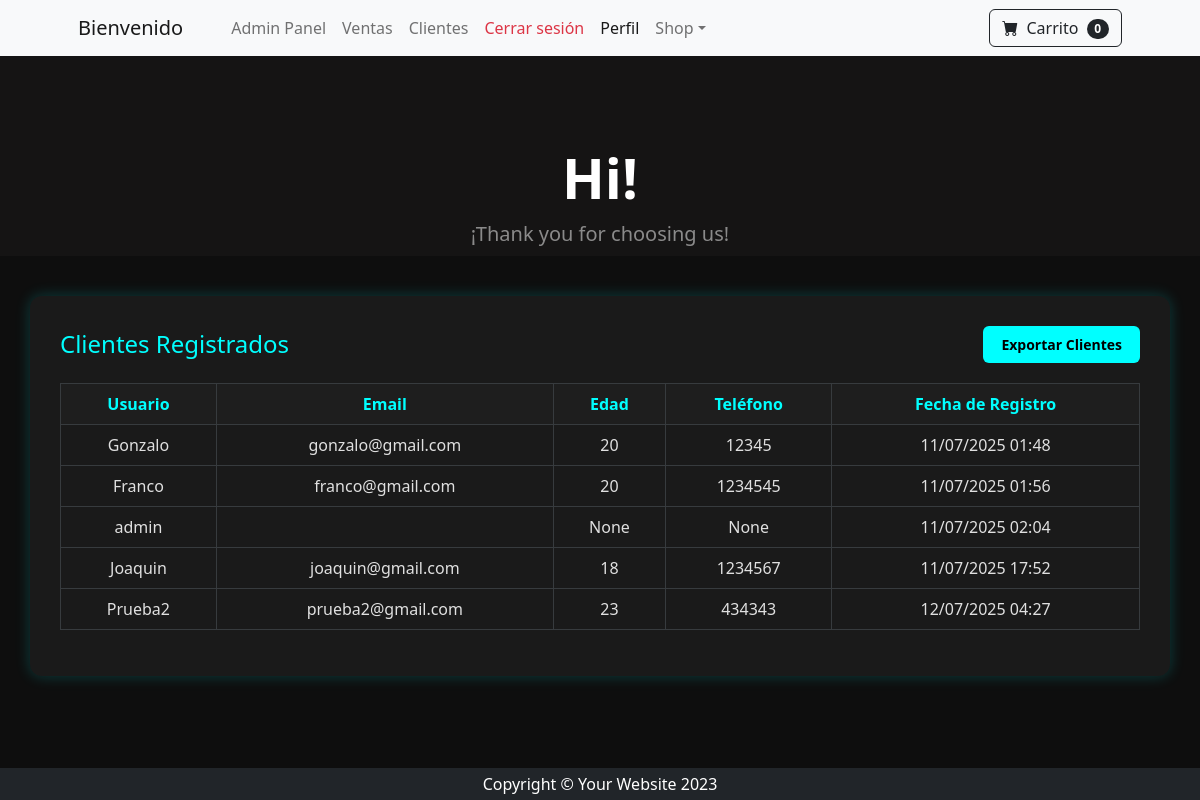
/staf/clientes/ (signed in), run on an earlier commit of the app's database.
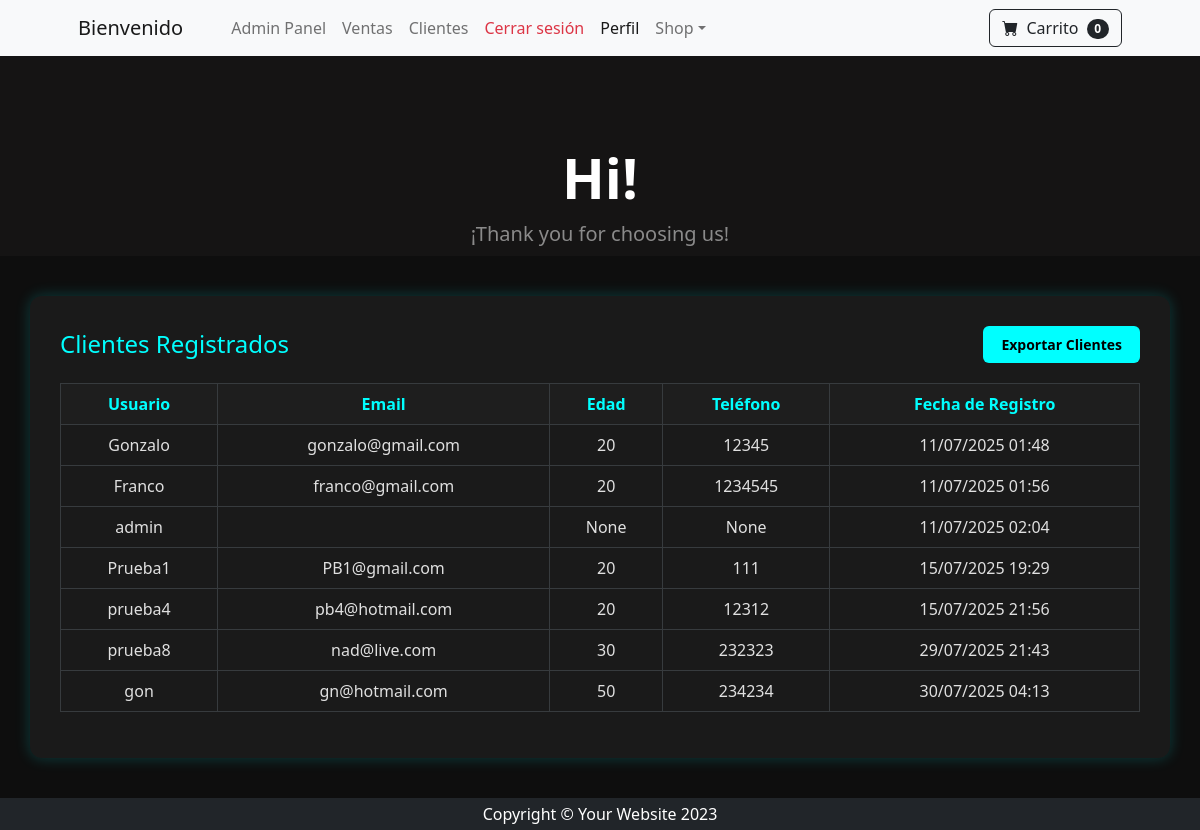
And on a later commit of the database.
### core/models.py (models this page shows)
class Cliente(AbstractUser):
    edad = models.PositiveIntegerField(null=True, blank=True)
    telefono = models.CharField(max_length=15, null=True, blank=True)
    fecha_registro = models.DateTimeField(auto_now_add=True)
    foto = models.ImageField(upload_to='usuarios/fotos/', null=True, blank=True)

### core/views.py (the view)
# urls.py: path('staf/clientes/', views.clientes_report, name='clientes_report'),
@staff_member_required
def clientes_report(request):
    clientes = Cliente.objects.all()
    return render(request, 'core/admin_clientes.html', {'clientes': clientes})

### core/templates/core/admin_clientes.html (shortened to what this page needs)
{% extends 'core/base.html' %}
{% block content %}
<div class="clientes-container">
  <div class="header-clientes">
    <h2>Clientes Registrados</h2>
    <a href="{% url 'exportar_clientes' %}" class="btn-exportar">Exportar Clientes</a>
  </div>
  <table class="table table-bordered table-dark table-hover">
    <thead>
      <tr>
        <th>Usuario</th>
        <th>Email</th>
        <th>Edad</th>
        <th>Teléfono</th>
        <th>Fecha de Registro</th>
      </tr>
    </thead>
    <tbody>
      {% for cliente in clientes %}
      <tr>
        <td>{{ cliente.username }}</td>
        <td>{{ cliente.email }}</td>
        <td>{{ cliente.edad }}</td>
        <td>{{ cliente.telefono }}</td>
        <td>{{ cliente.fecha_registro|date:"d/m/Y H:i" }}</td>
      </tr>
      {% endfor %}
    </tbody>
  </table>
</div>
{% endblock %}

### core/templates/core/base.html (shortened to what this page needs)
{% load static %}
<!DOCTYPE html>
<html lang="en">
    <head>
        <link href="https://cdn.jsdelivr.net/npm/bootstrap-icons@1.5.0/font/bootstrap-icons.css" rel="stylesheet" />
        <link href="{% static 'core/base/css/styles.css' %}" rel="stylesheet" />
    </head>
    <body  class="d-flex flex-column min-vh-100" >
        <nav class="navbar navbar-expand-lg navbar-light bg-light">
            <div class="container px-4 px-lg-5">
                <a class="navbar-brand" href="{% url 'inicio' %}">Bienvenido</a>
                <div class="collapse navbar-collapse" id="navbarSupportedContent">
                    <ul class="navbar-nav me-auto mb-2 mb-lg-0 ms-lg-4">
                      {% if user.is_staff %}
                       <li class="nav-item"><a class="nav-link" href="{% url 'admin:index' %}">Admin Panel</a></li>
                       <li class="nav-item"><a class="nav-link" href="{% url 'ventas_report' %}">Ventas</a></li>
                       <li class="nav-item"><a class="nav-link" href="{% url 'clientes_report' %}">Clientes</a></li>
                      {% endif %}
                        {%if user.is_authenticated %}
                        <li class="nav-item"><a class="nav-link text-danger" href="{% url 'logout' %}">Cerrar sesión</a></li>
                        <li class="nav-item"><a class="nav-link active" aria-current="page" href="{%url 'perfil'%}">Perfil</a></li>
                        {% endif %}
                        <li class="nav-item dropdown">
                            <a class="nav-link dropdown-toggle" id="navbarDropdown" href="{% url 'productos' %}" role="button" data-bs-toggle="dropdown" aria-expanded="false">Shop</a>
                        </li>
                     </ul>
                    <a href="{% url 'carrito' %}" class="btn btn-outline-dark">
  <i class="bi-cart-fill me-1"></i>
  Carrito
  <span class="badge bg-dark text-white ms-1 rounded-pill">
    0
  </span>
</a>
                </div>
            </div>
        </nav>
      <header class="masthead">
    <div class="container px-4 px-lg-5 my-5">
        <div class="text-center text-white align-content-normal " >
            <h1 class="display-4 fw-bolder">Hi!</h1>
            <p class="lead fw-normal text-white-50 mb-0">¡Thank you for choosing us!</p>
        </div>
    </div>
</header>
{% block content %}{% endblock %}
        <footer class="py-1 bg-dark mt-auto">
            <div class="container"><p class="m-0 text-center text-white">Copyright &copy; Your Website 2023</p></div>
        </footer>
    </body>
</html>

### core/templates/core/base.html (style rules this page uses)
.masthead { height: 200px; padding-top: 40px; padding-bottom: 40px; background-color: #151414; align-content: normal ; }

### core/templates/core/admin_clientes.html (style rules this page uses)
body { background-color: #0e0e0e; color: #e0e0e0; }
.clientes-container { width: 95vw; max-width: 1400px; margin: 40px auto; background-color: #1a1a1a; padding: 30px; border-radius: 12px; box-shadow: 0 0 15px rgba(0, 255, 255, 0.2); overflow-x: auto; }
.header-clientes { display: flex; justify-content: space-between; align-items: center; flex-wrap: wrap; margin-bottom: 20px; }
.header-clientes h2 { color: #00ffff; margin: 0; font-size: 24px; }
.btn-exportar { background-color: #00ffff; color: #000; font-weight: bold; border: none; padding: 8px 18px; font-size: 14px; border-radius: 6px; transition: 0.3s; text-decoration: none; }
table { width: 100%; min-width: 1000px; }
.table { background-color: #121212; color: #e0e0e0; }
.table th { background-color: #1e1e1e; color: #00ffff; text-align: center; }
.table td { background-color: #1a1a1a; text-align: center; vertical-align: middle; }

What changed in the data, as far as the page shows it:
removed Cliente: username "Joaquin", email "joaquin@gmail.com", edad "18", telefono "1234567", fecha_registro "11/07/2025 17:52"
removed Cliente: username "Prueba2", email "prueba2@gmail.com", edad "23", telefono "434343", fecha_registro "12/07/2025 04:27"
added Cliente: username "Prueba1", email "PB1@gmail.com", edad "20", telefono "111", fecha_registro "15/07/2025 19:29"
added Cliente: username "prueba4", email "pb4@hotmail.com", edad "20", telefono "12312", fecha_registro "15/07/2025 21:56"
added Cliente: username "prueba8", email "nad@live.com", edad "30", telefono "232323", fecha_registro "29/07/2025 21:43"
added Cliente: username "gon", email "gn@hotmail.com", edad "50", telefono "234234", fecha_registro "30/07/2025 04:13"
